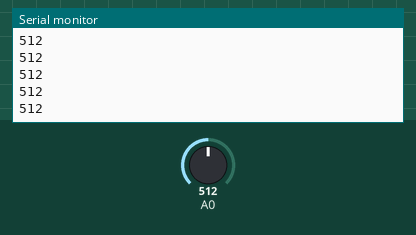
Bench run of a sketch on a simulated Arduino Uno, built with avr-gcc and run on an emulated ATmega328P. Parts: the last lines printed to the serial monitor. Inputs (shaded band) come from the test bench; at power-on: A0 = 512.

Above: at 1.2 s.
1.3 s: A0 set to 716
At 1.68 s:
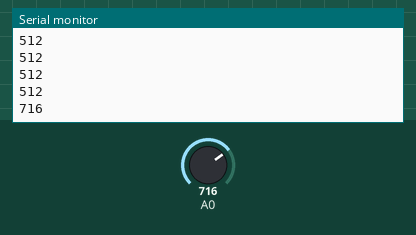
2.8 s: A0 set to 900
At 2.93 s:
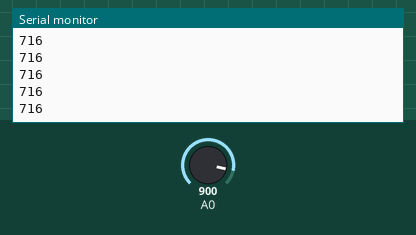
Timing chart, 0 to 5.8 s (numbered marks = the images above; inputs shaded):
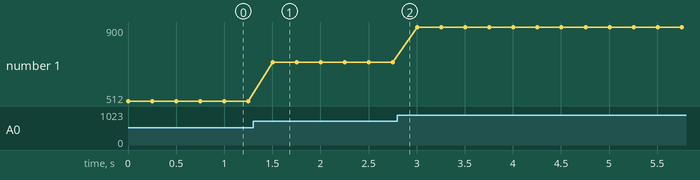

The sketch:

MultipleButtons.ino
```cpp
int a = 0;

void setup() {
  // put your setup code here, to run once:
pinMode(A0, INPUT);
Serial.begin(74880);
}

void loop() {
  // put your main code here, to run repeatedly:
a = analogRead(A0);

Serial.println(a);
delay(250);
}
```

Measured:
- after the input at 1.3 s, the serial monitor: prints a new line after 0.20 s (image 1)
- plotted number 1: 512 → 716 after the input at 1.3 s, 716 → 900 after the input at 2.8 s
